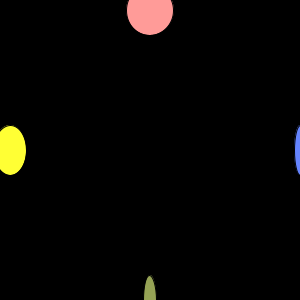
Frame 1 (no input)
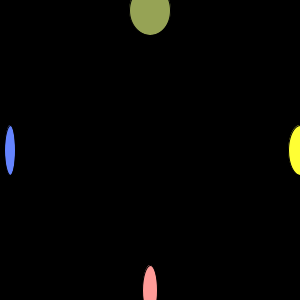
Frame 60 (the mouse pressed at the canvas centre just before this capture)
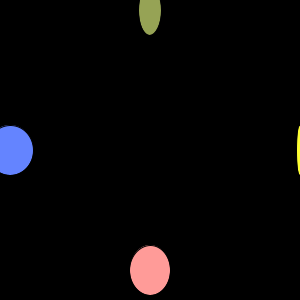
Frame 120 (the mouse held since frame 60 and released just before this capture)

The Processing sketch that drew these frames (run headless with seeded random() and noise(); from frame 60 on, the mouse is pressed at the canvas centre):

// Processing sketch: processing_175890
// ── processing_175890.pde


void setup(){
  size( 300,300);
  background (255);
  frameRate (10);
}

int x=10;
int y=10;
int a=300;
int b=300;
int fix=1;
void draw (){
  strokeWeight (1);
 background (0);
fill(255,255,52);
ellipse (x,150,random (50), 50);
 x=x+10;
if (x>300){
 x=10;
}
 fill(150,163,85);
 ellipse (150,b,random (50),50);
b=b-10;
  if (b< 10){
  b=300;
  }
fill(255,155,152);
ellipse (150,y,random (50), 50);
 y=y+10;
if (y>300){
 y=0;
}
 fill(100,132,285);
 ellipse (a,150,random (50), 50);
a=a-10;
  if (a<10){
  a=300;
  }
}  

  void keyPressed (){
    if ( key== 's'){
    frameRate ( fix+5 ); 
  } else if ( key=='f'){
    frameRate ( fix-5);
  }
}
